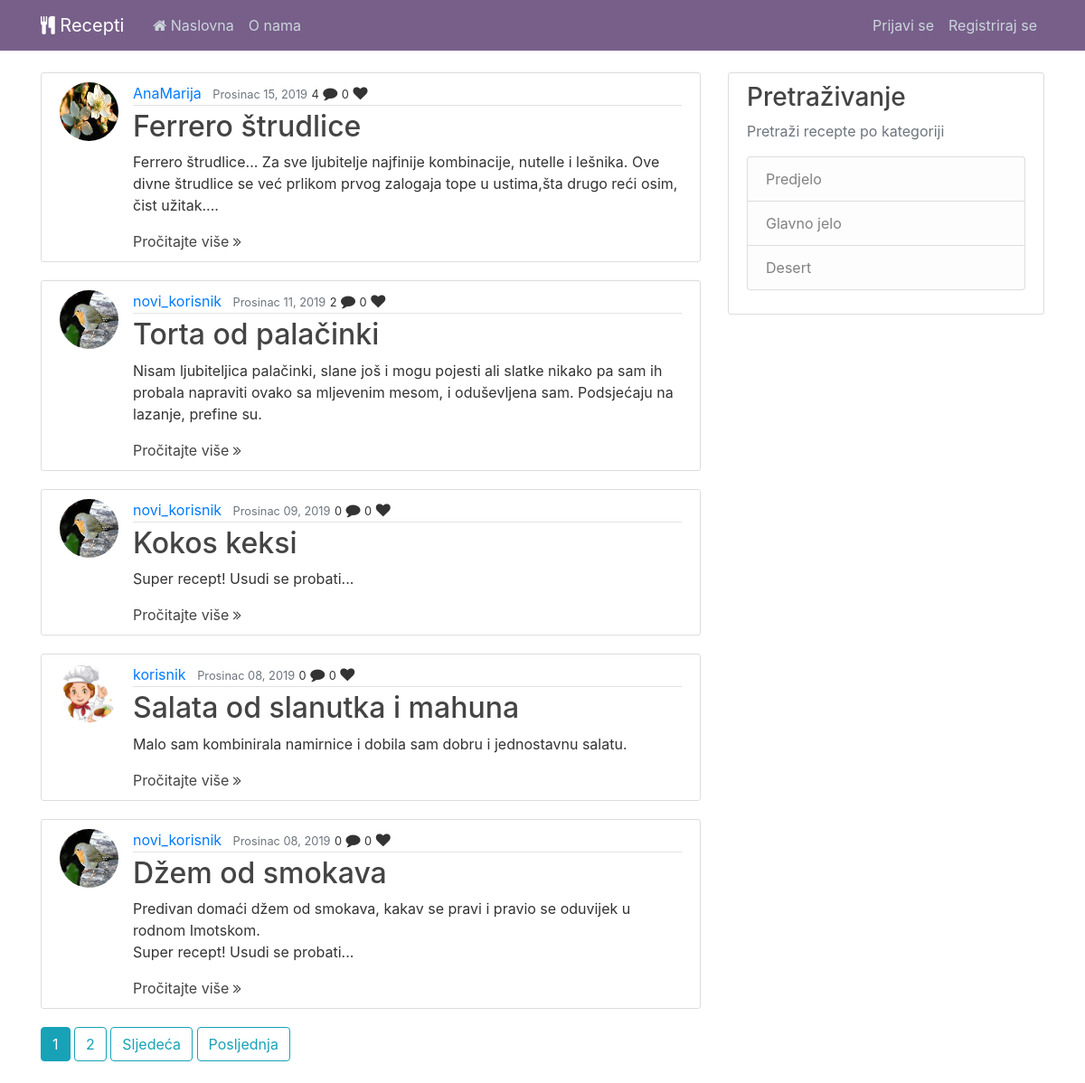
The page / on the database its author committed.
### recepti/models.py (models this page shows, shortened)
class Post(models.Model):
    naslov = models.CharField(max_length=100)
    sazetak = models.TextField(max_length=200, default='Super recept! Usudi se probati...')
    sadrzaj = models.TextField()
    slika = models.ImageField(default='default.png', upload_to='post_pics')
    date_posted = models.DateTimeField(default=timezone.now)
    autor = models.ForeignKey(User, on_delete=models.CASCADE)

### users/models.py (models this page shows, shortened)
class Profile(models.Model):
    user = models.OneToOneField(User, on_delete=models.CASCADE)
    image = models.ImageField(default='default.jpg', upload_to='profile_pics')

### recepti/views.py (the view)
# urls.py: path('', PostListView.as_view(), name='recepti-home'),
class PostListView(ListView):
    model = Post
    template_name = 'recepti/home.html'  # <app>/<model>_<viewtype>.html
    context_object_name = 'posts'
    ordering = ['-date_posted']
    paginate_by = 5

### recepti/templates/recepti/home.html (shortened to what this page needs)
{% extends "recepti/base.html" %}
{% block content %}
    {% for post in posts %}
        <article class="media content-section">
          <img class="rounded-circle article-img" src="{{ post.autor.profile.image.url }}">
          <div class="media-body">
            <div class="article-metadata">
              <a class="mr-2" href="{% url 'user-posts' post.autor.username %}">{{ post.autor }}</a>
              <small class="text-muted">{{ post.date_posted|date:"F d, Y" }}</small>
              <small class="">{{ post.comments.count }}</small>  <i class="fa fa-comment"></i>
              <small>0</small>  <i class="fa fa-heart"></i><br>
            </div>
            <h2><a class="article-title" href="{% url 'post-detail' post.id %}">{{ post.naslov }}</a></h2>
            <p class="article-content">{{ post.sazetak }}</p>
            <a href="{% url 'post-detail' post.id %}" class="article-title">Pročitajte više <i class="fa fa-angle-double-right"></i></a>
          </div>
        </article>
    {% endfor %}
    {% if is_paginated %}
      {% for num in page_obj.paginator.page_range %}
        {% if page_obj.number == num %}
          <a class="btn btn-info mb-4" href="?page={{ num }}">{{ num }}</a>
        {% elif num > page_obj.number|add:'-3' and num < page_obj.number|add:'3' %}
          <a class="btn btn-outline-info mb-4" href="?page={{ num }}">{{ num }}</a>
        {% endif %}
      {% endfor %}
      {% if page_obj.has_next %}
        <a class="btn btn-outline-info mb-4" href="?page={{ page_obj.next_page_number }}">Sljedeća</a>
        <a class="btn btn-outline-info mb-4" href="?page={{ page_obj.paginator.num_pages }}">Posljednja</a>
      {% endif %}
    {% endif %}
{% endblock content %}

### recepti/static/recepti/main.css (style rules this page uses)
body { color: #333333; margin-top: 5rem; }
h1, h2, h3, h4, h5, h6 { color: #444444; }
.content-section { background: #ffffff; padding: 10px 20px; border: 1px solid #dddddd; border-radius: 3px; margin-bottom: 20px; }
.article-title { color: #444444; }
.article-content { white-space: pre-line; }
.article-img { height: 65px; width: 65px; margin-right: 16px; }
.article-metadata { padding-bottom: 1px; margin-bottom: 4px; border-bottom: 1px solid #e3e3e3 }

### rows shown on the page
Post: autor.profile.image (picture), autor "AnaMarija", date_posted "Prosinac 15, 2019", comments.count "4", naslov "Ferrero štrudlice", sazetak "Ferrero štrudlice... Za sve ljubitelje najfinije kombinacije, nutelle i lešnika. Ove divne štrudlice se već prlikom prvog zalogaja tope u ustima,šta drugo reći osim, čist užitak...."
Post: autor.profile.image (picture), autor "novi_korisnik", date_posted "Prosinac 11, 2019", comments.count "2", naslov "Torta od palačinki", sazetak "Nisam ljubiteljica palačinki, slane još i mogu pojesti ali slatke nikako pa sam ih probala napraviti ovako sa mljevenim mesom, i oduševljena sam. Podsjećaju na lazanje, prefine su."
Post: autor.profile.image (picture), autor "novi_korisnik", date_posted "Prosinac 09, 2019", comments.count "0", naslov "Kokos keksi", sazetak "Super recept! Usudi se probati..."
Post: autor.profile.image (picture), autor "korisnik", date_posted "Prosinac 08, 2019", comments.count "0", naslov "Salata od slanutka i mahuna", sazetak "Malo sam kombinirala namirnice i dobila sam dobru i jednostavnu salatu."
Post: autor.profile.image (picture), autor "novi_korisnik", date_posted "Prosinac 08, 2019", comments.count "0", naslov "Džem od smokava", sazetak "Predivan domaći džem od smokava, kakav se pravi i pravio se oduvijek u rodnom Imotskom. Super recept! Usudi se probati..."

### other values the page prints
{{ num }} "1"
{{ num }} "2"
